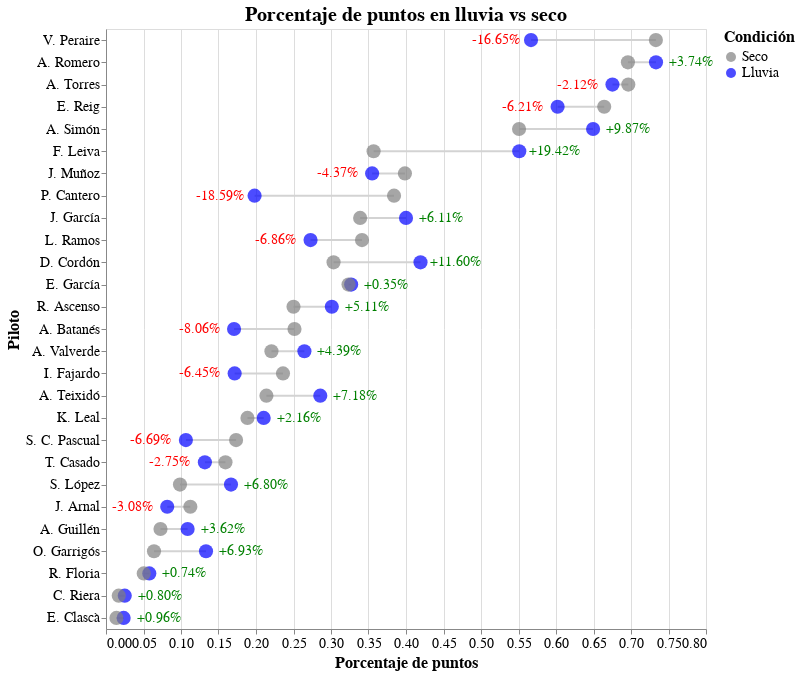

Notebook code cell kept with this figure:
### Code cell
color_scale = alt.Scale(
    domain=['Seco', 'Lluvia'],
    range=['gray', 'blue']
)

# Líneas conectando los dos puntos por piloto
lineas = alt.Chart(porcentajeDF).mark_line().encode(
    x='Porcentaje:Q',
    y=alt.Y('Piloto:N', sort=orden.tolist()),
    detail='Piloto:N',
    color=alt.value('lightgray')  # líneas neutras sin leyenda
)

# Puntos con color según condición, genera la leyenda
puntos = alt.Chart(porcentajeDF).mark_circle(size=200).encode(
    x=alt.X('Porcentaje:Q', title='Porcentaje de puntos'),
    y=alt.Y('Piloto:N', sort=orden.tolist()),
    color=alt.Color('Condicion:N', scale=color_scale, legend=alt.Legend(title='Condición')),
    tooltip=['Piloto', alt.Tooltip('Condicion:N'), alt.Tooltip('Porcentaje:Q', title='% Puntos', format='.2f')]
)

# Texto con diferencia
texto = alt.Chart(pivot).transform_calculate(
    dx_val="datum.DiferenciaSeco >= 0 ? 35 : -35"
).mark_text(align='center', dx ={"expr": "datum.dx_val"}, fontSize=14).encode(
    x='Lluvia:Q',
    y=alt.Y('Piloto:N', sort=orden.tolist()),
    text=alt.Text('DiferenciaSeco_str'),
    color=alt.condition(
        'datum.DiferenciaSeco >= 0',
        alt.value('green'),
        alt.value('red')
    )
)

# Combinamos todo
chart = (lineas + puntos + texto).configure_axis(
    labelFontSize=14,
    titleFontSize=16
).configure_legend(
    labelFontSize=14,
    titleFontSize=16
).configure_title(
    fontSize=20
).properties(
    title='Porcentaje de puntos en lluvia vs seco',
    width= 600,
    height= 600
)
chart

### Figure 1 — Vega-Lite specification as saved in the notebook (floating-point values rounded to 4 significant figures)
{"config": {"view": {"continuousWidth": 300, "continuousHeight": 300}, "axis": {"labelFontSize": 14, "titleFontSize": 16}, "legend": {"labelFontSize": 14, "titleFontSize": 16}, "title": {"fontSize": 20}}, "layer": [{"mark": {"type": "line"}, "encoding": {"color": {"value": "lightgray"}, "detail": {"field": "Piloto", "type": "nominal"}, "x": {"field": "Porcentaje", "type": "quantitative"}, "y": {"field": "Piloto", "sort": ["V. Peraire", "A. Romero", "A. Torres", "E. Reig", "A. Simón", "F. Leiva", "J. Muñoz", "P. Cantero", "J. García", "L. Ramos", "D. Cordón", "E. García", "R. Ascenso", "A. Batanés", "A. Valverde", "I. Fajardo", "A. Teixidó", "K. Leal", "S. C. Pascual", "T. Casado", "S. López", "J. Arnal", "A. Guillén", "O. Garrigós", "R. Floria", "C. Riera", "E. Clascà"], "type": "nominal"}}}, {"mark": {"type": "circle", "size": 200}, "encoding": {"color": {"field": "Condicion", "legend": {"title": "Condición"}, "scale": {"domain": ["Seco", "Lluvia"], "range": ["gray", "blue"]}, "type": "nominal"}, "tooltip": [{"field": "Piloto", "type": "nominal"}, {"field": "Condicion", "type": "nominal"}, {"field": "Porcentaje", "format": ".2f", "title": "% Puntos", "type": "quantitative"}], "x": {"field": "Porcentaje", "title": "Porcentaje de puntos", "type": "quantitative"}, "y": {"field": "Piloto", "sort": ["V. Peraire", "A. Romero", "A. Torres", "E. Reig", "A. Simón", "F. Leiva", "J. Muñoz", "P. Cantero", "J. García", "L. Ramos", "D. Cordón", "E. García", "R. Ascenso", "A. Batanés", "A. Valverde", "I. Fajardo", "A. Teixidó", "K. Leal", "S. C. Pascual", "T. Casado", "S. López", "J. Arnal", "A. Guillén", "O. Garrigós", "R. Floria", "C. Riera", "E. Clascà"], "type": "nominal"}}}, {"data": {"name": "data-4cd9e5d74b8dc474e7d1f46447846eec"}, "mark": {"type": "text", "align": "center", "dx": {"expr": "datum.dx_val"}, "fontSize": 14}, "encoding": {"color": {"condition": {"test": "datum.DiferenciaSeco >= 0", "value": "green"}, "value": "red"}, "text": {"field": "DiferenciaSeco_str", "type": "nominal"}, "x": {"field": "Lluvia", "type": "quantitative"}, "y": {"field": "Piloto", "sort": ["V. Peraire", "A. Romero", "A. Torres", "E. Reig", "A. Simón", "F. Leiva", "J. Muñoz", "P. Cantero", "J. García", "L. Ramos", "D. Cordón", "E. García", "R. Ascenso", "A. Batanés", "A. Valverde", "I. Fajardo", "A. Teixidó", "K. Leal", "S. C. Pascual", "T. Casado", "S. López", "J. Arnal", "A. Guillén", "O. Garrigós", "R. Floria", "C. Riera", "E. Clascà"], "type": "nominal"}}, "transform": [{"calculate": "datum.DiferenciaSeco >= 0 ? 35 : -35", "as": "dx_val"}]}], "data": {"name": "data-a276637e146385e0cf198331c3c077bb"}, "height": 600, "title": "Porcentaje de puntos en lluvia vs seco", "width": 600, "$schema": "https://vega.github.io/schema/vega-lite/v5.20.1.json", "datasets": {"data-a276637e146385e0cf198331c3c077bb": [{"Piloto": "A. Torres", "Porcentaje": 0.6922, "Condicion": "Cualquiera"}, {"Piloto": "A. Torres", "Porcentaje": 0.6753, "Condicion": "Lluvia"}, {"Piloto": "A. Torres", "Porcentaje": 0.6964, "Condicion": "Seco"}, {"Piloto": "A. Simón", "Porcentaje": 0.5706, "Condicion": "Cualquiera"}, {"Piloto": "A. Simón", "Porcentaje": 0.6495, "Condicion": "Lluvia"}, {"Piloto": "A. Simón", "Porcentaje": 0.5507, "Condicion": "Seco"}, {"Piloto": "A. Romero", "Porcentaje": 0.7033, "Condicion": "Cualquiera"}, {"Piloto": "A. Romero", "Porcentaje": 0.7333, "Condicion": "Lluvia"}, {"Piloto": "A. Romero", "Porcentaje": 0.6959, "Condicion": "Seco"}, {"Piloto": "J. Muñoz", "Porcentaje": 0.3897, "Condicion": "Cualquiera"}, {"Piloto": "J. Muñoz", "Porcentaje": 0.3548, "Condicion": "Lluvia"}, {"Piloto": "J. Muñoz", "Porcentaje": 0.3986, "Condicion": "Seco"}, {"Piloto": "E. Reig", "Porcentaje": 0.6515, "Condicion": "Cualquiera"}, {"Piloto": "E. Reig", "Porcentaje": 0.6022, "Condicion": "Lluvia"}, {"Piloto": "E. Reig", "Porcentaje": 0.6643, "Condicion": "Seco"}, {"Piloto": "V. Peraire", "Porcentaje": 0.706, "Condicion": "Cualquiera"}, {"Piloto": "V. Peraire", "Porcentaje": 0.5667, "Condicion": "Lluvia"}, {"Piloto": "V. Peraire", "Porcentaje": 0.7332, "Condicion": "Seco"}, {"Piloto": "D. Cordón", "Porcentaje": 0.3273, "Condicion": "Cualquiera"}, {"Piloto": "D. Cordón", "Porcentaje": 0.4194, "Condicion": "Lluvia"}, {"Piloto": "D. Cordón", "Porcentaje": 0.3034, "Condicion": "Seco"}, {"Piloto": "F. Leiva", "Porcentaje": 0.3917, "Condicion": "Cualquiera"}, {"Piloto": "F. Leiva", "Porcentaje": 0.551, "Condicion": "Lluvia"}, {"Piloto": "F. Leiva", "Porcentaje": 0.3568, "Condicion": "Seco"}, {"Piloto": "E. García", "Porcentaje": 0.3241, "Condicion": "Cualquiera"}, {"Piloto": "E. García", "Porcentaje": 0.3269, "Condicion": "Lluvia"}, {"Piloto": "E. García", "Porcentaje": 0.3234, "Condicion": "Seco"}, {"Piloto": "J. García", "Porcentaje": 0.351, "Condicion": "Cualquiera"}, {"Piloto": "J. García", "Porcentaje": 0.4, "Condicion": "Lluvia"}, {"Piloto": "J. García", "Porcentaje": 0.3389, "Condicion": "Seco"}, {"Piloto": "T. Casado", "Porcentaje": 0.1543, "Condicion": "Cualquiera"}, {"Piloto": "T. Casado", "Porcentaje": 0.1318, "Condicion": "Lluvia"}, {"Piloto": "T. Casado", "Porcentaje": 0.1593, "Condicion": "Seco"}, {"Piloto": "A. Valverde", "Porcentaje": 0.2279, "Condicion": "Cualquiera"}, {"Piloto": "A. Valverde", "Porcentaje": 0.2645, "Condicion": "Lluvia"}, {"Piloto": "A. Valverde", "Porcentaje": 0.2206, "Condicion": "Seco"}, {"Piloto": "R. Ascenso", "Porcentaje": 0.2609, "Condicion": "Cualquiera"}, {"Piloto": "R. Ascenso", "Porcentaje": 0.3011, "Condicion": "Lluvia"}, {"Piloto": "R. Ascenso", "Porcentaje": 0.25, "Condicion": "Seco"}, {"Piloto": "K. Leal", "Porcentaje": 0.1922, "Condicion": "Cualquiera"}, {"Piloto": "K. Leal", "Porcentaje": 0.2102, "Condicion": "Lluvia"}, {"Piloto": "K. Leal", "Porcentaje": 0.1886, "Condicion": "Seco"}, {"Piloto": "I. Fajardo", "Porcentaje": 0.2245, "Condicion": "Cualquiera"}, {"Piloto": "I. Fajardo", "Porcentaje": 0.1715, "Condicion": "Lluvia"}, {"Piloto": "I. Fajardo", "Porcentaje": 0.236, "Condicion": "Seco"}, {"Piloto": "P. Cantero", "Porcentaje": 0.3539, "Condicion": "Cualquiera"}, {"Piloto": "P. Cantero", "Porcentaje": 0.1981, "Condicion": "Lluvia"}, {"Piloto": "P. Cantero", "Porcentaje": 0.3841, "Condicion": "Seco"}, {"Piloto": "A. Guillén", "Porcentaje": 0.0813, "Condicion": "Cualquiera"}, {"Piloto": "A. Guillén", "Porcentaje": 0.1088, "Condicion": "Lluvia"}, {"Piloto": "A. Guillén", "Porcentaje": 0.07265, "Condicion": "Seco"}, {"Piloto": "R. Floria", "Porcentaje": 0.05228, "Condicion": "Cualquiera"}, {"Piloto": "R. Floria", "Porcentaje": 0.05774, "Condicion": "Lluvia"}, {"Piloto": "R. Floria", "Porcentaje": 0.05033, "Condicion": "Seco"}, {"Piloto": "O. Garrigós", "Porcentaje": 0.08081, "Condicion": "Cualquiera"}, {"Piloto": "O. Garrigós", "Porcentaje": 0.1333, "Condicion": "Lluvia"}, {"Piloto": "O. Garrigós", "Porcentaje": 0.064, "Condicion": "Seco"}, {"Piloto": "A. Batanés", "Porcentaje": 0.2395, "Condicion": "Cualquiera"}, {"Piloto": "A. Batanés", "Porcentaje": 0.1707, "Condicion": "Lluvia"}, {"Piloto": "A. Batanés", "Porcentaje": 0.2513, "Condicion": "Seco"}, {"Piloto": "E. Clascà", "Porcentaje": 0.01592, "Condicion": "Cualquiera"}, {"Piloto": "E. Clascà", "Porcentaje": 0.02353, "Condicion": "Lluvia"}, {"Piloto": "E. Clascà", "Porcentaje": 0.01392, "Condicion": "Seco"}, {"Piloto": "C. Riera", "Porcentaje": 0.01932, "Condicion": "Cualquiera"}, {"Piloto": "C. Riera", "Porcentaje": 0.025, "Condicion": "Lluvia"}, {"Piloto": "C. Riera", "Porcentaje": 0.01701, "Condicion": "Seco"}, {"Piloto": "S. C. Pascual", "Porcentaje": 0.1602, "Condicion": "Cualquiera"}, {"Piloto": "S. C. Pascual", "Porcentaje": 0.1065, "Condicion": "Lluvia"}, {"Piloto": "S. C. Pascual", "Porcentaje": 0.1734, "Condicion": "Seco"}, {"Piloto": "S. López", "Porcentaje": 0.1055, "Condicion": "Cualquiera"}, {"Piloto": "S. López", "Porcentaje": 0.1667, "Condicion": "Lluvia"}, {"Piloto": "S. López", "Porcentaje": 0.09864, "Condicion": "Seco"}, {"Piloto": "L. Ramos", "Porcentaje": 0.3283, "Condicion": "Cualquiera"}, {"Piloto": "L. Ramos", "Porcentaje": 0.2727, "Condicion": "Lluvia"}, {"Piloto": "L. Ramos", "Porcentaje": 0.3413, "Condicion": "Seco"}, {"Piloto": "A. Teixidó", "Porcentaje": 0.2189, "Condicion": "Cualquiera"}, {"Piloto": "A. Teixidó", "Porcentaje": 0.2857, "Condicion": "Lluvia"}, {"Piloto": "A. Teixidó", "Porcentaje": 0.2139, "Condicion": "Seco"}, {"Piloto": "J. Arnal", "Porcentaje": 0.1037, "Condicion": "Cualquiera"}, {"Piloto": "J. Arnal", "Porcentaje": 0.08163, "Condicion": "Lluvia"}, {"Piloto": "J. Arnal", "Porcentaje": 0.1124, "Condicion": "Seco"}], "data-4cd9e5d74b8dc474e7d1f46447846eec": [{"Piloto": "A. Batanés", "Cualquiera": 0.2395, "Lluvia": 0.1707, "Seco": 0.2513, "Diferencia": -0.06877, "DiferenciaSeco": -0.08058, "DiferenciaSeco_str": "-8.06%"}, {"Piloto": "A. Guillén", "Cualquiera": 0.0813, "Lluvia": 0.1088, "Seco": 0.07265, "Diferencia": 0.02754, "DiferenciaSeco": 0.03619, "DiferenciaSeco_str": "+3.62%"}, {"Piloto": "A. Romero", "Cualquiera": 0.7033, "Lluvia": 0.7333, "Seco": 0.6959, "Diferencia": 0.02999, "DiferenciaSeco": 0.03745, "DiferenciaSeco_str": "+3.74%"}, {"Piloto": "A. Simón", "Cualquiera": 0.5706, "Lluvia": 0.6495, "Seco": 0.5507, "Diferencia": 0.07884, "DiferenciaSeco": 0.09873, "DiferenciaSeco_str": "+9.87%"}, {"Piloto": "A. Teixidó", "Cualquiera": 0.2189, "Lluvia": 0.2857, "Seco": 0.2139, "Diferencia": 0.06681, "DiferenciaSeco": 0.07181, "DiferenciaSeco_str": "+7.18%"}, {"Piloto": "A. Torres", "Cualquiera": 0.6922, "Lluvia": 0.6753, "Seco": 0.6964, "Diferencia": -0.01694, "DiferenciaSeco": -0.02115, "DiferenciaSeco_str": "-2.12%"}, {"Piloto": "A. Valverde", "Cualquiera": 0.2279, "Lluvia": 0.2645, "Seco": 0.2206, "Diferencia": 0.0366, "DiferenciaSeco": 0.04393, "DiferenciaSeco_str": "+4.39%"}, {"Piloto": "C. Riera", "Cualquiera": 0.01932, "Lluvia": 0.025, "Seco": 0.01701, "Diferencia": 0.005676, "DiferenciaSeco": 0.007993, "DiferenciaSeco_str": "+0.80%"}, {"Piloto": "D. Cordón", "Cualquiera": 0.3273, "Lluvia": 0.4194, "Seco": 0.3034, "Diferencia": 0.09207, "DiferenciaSeco": 0.116, "DiferenciaSeco_str": "+11.60%"}, {"Piloto": "E. Clascà", "Cualquiera": 0.01592, "Lluvia": 0.02353, "Seco": 0.01392, "Diferencia": 0.007608, "DiferenciaSeco": 0.009608, "DiferenciaSeco_str": "+0.96%"}, {"Piloto": "E. García", "Cualquiera": 0.3241, "Lluvia": 0.3269, "Seco": 0.3234, "Diferencia": 0.002824, "DiferenciaSeco": 0.003525, "DiferenciaSeco_str": "+0.35%"}, {"Piloto": "E. Reig", "Cualquiera": 0.6515, "Lluvia": 0.6022, "Seco": 0.6643, "Diferencia": -0.04939, "DiferenciaSeco": -0.06212, "DiferenciaSeco_str": "-6.21%"}, {"Piloto": "F. Leiva", "Cualquiera": 0.3917, "Lluvia": 0.551, "Seco": 0.3568, "Diferencia": 0.1593, "DiferenciaSeco": 0.1942, "DiferenciaSeco_str": "+19.42%"}, {"Piloto": "I. Fajardo", "Cualquiera": 0.2245, "Lluvia": 0.1715, "Seco": 0.236, "Diferencia": -0.05301, "DiferenciaSeco": -0.06449, "DiferenciaSeco_str": "-6.45%"}, {"Piloto": "J. Arnal", "Cualquiera": 0.1037, "Lluvia": 0.08163, "Seco": 0.1124, "Diferencia": -0.02211, "DiferenciaSeco": -0.03082, "DiferenciaSeco_str": "-3.08%"}, {"Piloto": "J. García", "Cualquiera": 0.351, "Lluvia": 0.4, "Seco": 0.3389, "Diferencia": 0.04897, "DiferenciaSeco": 0.06114, "DiferenciaSeco_str": "+6.11%"}, {"Piloto": "J. Muñoz", "Cualquiera": 0.3897, "Lluvia": 0.3548, "Seco": 0.3986, "Diferencia": -0.03487, "DiferenciaSeco": -0.04374, "DiferenciaSeco_str": "-4.37%"}, {"Piloto": "K. Leal", "Cualquiera": 0.1922, "Lluvia": 0.2102, "Seco": 0.1886, "Diferencia": 0.01799, "DiferenciaSeco": 0.02165, "DiferenciaSeco_str": "+2.16%"}, {"Piloto": "L. Ramos", "Cualquiera": 0.3283, "Lluvia": 0.2727, "Seco": 0.3413, "Diferencia": -0.05557, "DiferenciaSeco": -0.06861, "DiferenciaSeco_str": "-6.86%"}, {"Piloto": "O. Garrigós", "Cualquiera": 0.08081, "Lluvia": 0.1333, "Seco": 0.064, "Diferencia": 0.05253, "DiferenciaSeco": 0.06933, "DiferenciaSeco_str": "+6.93%"}, {"Piloto": "P. Cantero", "Cualquiera": 0.3539, "Lluvia": 0.1981, "Seco": 0.3841, "Diferencia": -0.1558, "DiferenciaSeco": -0.1859, "DiferenciaSeco_str": "-18.59%"}, {"Piloto": "R. Ascenso", "Cualquiera": 0.2609, "Lluvia": 0.3011, "Seco": 0.25, "Diferencia": 0.04015, "DiferenciaSeco": 0.05108, "DiferenciaSeco_str": "+5.11%"}, {"Piloto": "R. Floria", "Cualquiera": 0.05228, "Lluvia": 0.05774, "Seco": 0.05033, "Diferencia": 0.005457, "DiferenciaSeco": 0.007407, "DiferenciaSeco_str": "+0.74%"}, {"Piloto": "S. C. Pascual", "Cualquiera": 0.1602, "Lluvia": 0.1065, "Seco": 0.1734, "Diferencia": -0.05369, "DiferenciaSeco": -0.06691, "DiferenciaSeco_str": "-6.69%"}, {"Piloto": "S. López", "Cualquiera": 0.1055, "Lluvia": 0.1667, "Seco": 0.09864, "Diferencia": 0.06116, "DiferenciaSeco": 0.06803, "DiferenciaSeco_str": "+6.80%"}, {"Piloto": "T. Casado", "Cualquiera": 0.1543, "Lluvia": 0.1318, "Seco": 0.1593, "Diferencia": -0.02246, "DiferenciaSeco": -0.02745, "DiferenciaSeco_str": "-2.75%"}, {"Piloto": "V. Peraire", "Cualquiera": 0.706, "Lluvia": 0.5667, "Seco": 0.7332, "Diferencia": -0.1394, "DiferenciaSeco": -0.1665, "DiferenciaSeco_str": "-16.65%"}]}}
